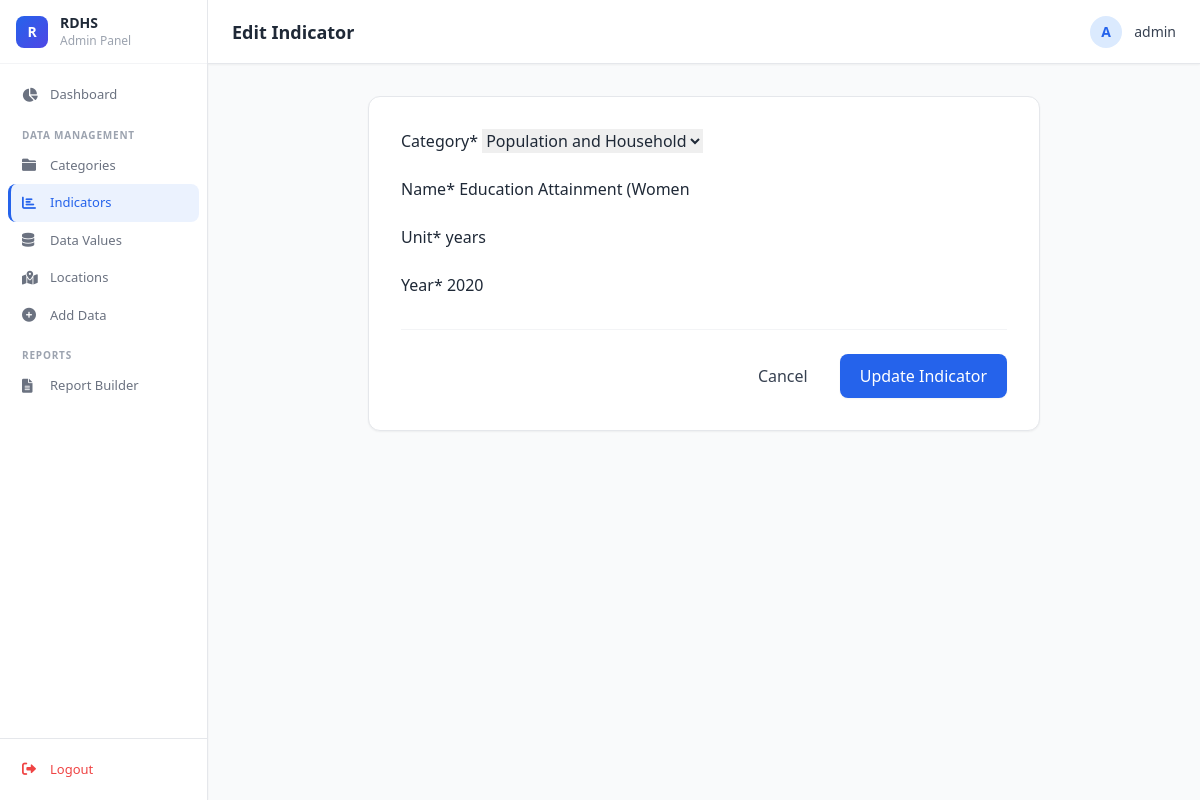
The page /admin-panel/indicators/update/25/ (signed in) on the database its author committed.
### indicators/models.py (models this page shows, shortened)
class Indicator(models.Model):
    name = models.CharField(max_length=255)
    category = models.ForeignKey(Category, on_delete=models.CASCADE, related_name='indicators')
    unit = models.CharField(max_length=50)
    year = models.IntegerField(default=2022)

class Category(models.Model):
    name = models.CharField(max_length=255)
    description = models.TextField(blank=True, null=True)
    def __str__(self):
        if ':' in self.name:
            return self.name.split(':', 1)[1].strip()
        return self.name
    class Meta:
        verbose_name_plural = "Categories"

### indicators/admin_views.py (the view)
# urls.py: path('indicators/update/<int:pk>/', admin_views.indicator_edit_view, name='admin_indicator_edit'),
@user_passes_test(admin_required, login_url='admin_login')
def indicator_edit_view(request, pk):
    indicator = get_object_or_404(Indicator, pk=pk)
    if request.method == 'POST':
        form = IndicatorForm(request.POST, instance=indicator)
        if form.is_valid():
            form.save()
            messages.success(request, 'Indicator updated successfully.')
            return redirect('admin_indicators')
    else:
        form = IndicatorForm(instance=indicator)
    return render(request, 'admin/indicators/form.html', {'form': form})

### indicators/forms.py (shortened to what this page needs)
class IndicatorForm(forms.ModelForm):
    class Meta:
        model = Indicator
        fields = ['category', 'name', 'unit', 'year']
        widgets = {
            'category': forms.Select(attrs={'class': 'form-select'}),
            'name': forms.TextInput(attrs={'class': 'form-control'}),
            'unit': forms.TextInput(attrs={'class': 'form-control'}),
            'year': forms.NumberInput(attrs={'class': 'form-control', 'placeholder': 'e.g. 2022'}),
        }

### indicators/admin_views.py (called while the page is built)
def admin_required(user):
    return user.is_authenticated and (user.is_staff or user.is_superuser)

### templates/admin/indicators/form.html (shortened to what this page needs)
{% extends 'admin/admin_base.html' %}
{% load crispy_forms_tags %}
{% block header %}
{% if form.instance.pk %}Edit Indicator{% else %}Add Indicator{% endif %}
{% endblock %}
{% block content %}
<div class="max-w-2xl mx-auto">
    <div class="bg-white rounded-xl shadow-sm border border-gray-200 p-8">
        <form method="post">
            <div class="space-y-6">
                {{ form|crispy }}
            </div>
            <div class="mt-8 flex justify-end gap-3 pt-6 border-t border-gray-100">
                <a href="{% url 'admin_indicators' %}"
                    class="px-5 py-2.5 rounded-lg text-gray-700 hover:bg-gray-100 font-medium transition-colors">
                    Cancel
                </a>
                <button type="submit"
                    class="px-5 py-2.5 rounded-lg bg-blue-600 hover:bg-blue-700 text-white font-medium shadow-sm transition-transform active:scale-95">
                    {% if form.instance.pk %}Update Indicator{% else %}Create Indicator{% endif %}
                </button>
            </div>
        </form>
    </div>
</div>
{% endblock %}

### templates/admin/admin_base.html (shortened to what this page needs)
<!DOCTYPE html>
<html lang="en">
<head>
    <script src="https://cdn.tailwindcss.com"></script>
    <link href="https://cdnjs.cloudflare.com/ajax/libs/font-awesome/6.0.0/css/all.min.css" rel="stylesheet">
</head>
<body class="bg-gray-50 text-gray-800 font-sans antialiased">
    <div class="flex h-screen overflow-hidden">
        <aside class="w-52 bg-white border-r border-gray-200 flex flex-col z-10 shadow-sm flex-shrink-0">
            <div class="h-16 flex items-center px-4 gap-3 border-b border-gray-100 flex-shrink-0">
                <div class="w-8 h-8 rounded-lg flex items-center justify-center flex-shrink-0"
                     style="background:linear-gradient(135deg,#2563eb,#4f46e5);">
                    <span class="text-white font-extrabold text-sm">R</span>
                </div>
                <span class="font-bold text-gray-800 text-sm leading-tight">RDHS<br>
                    <span class="font-normal text-gray-400 text-xs">Admin Panel</span>
                </span>
            </div>
            <nav class="flex-1 overflow-y-auto py-3 px-2">
                <a href="{% url 'admin_dashboard' %}"
                   class="nav-item {% if request.resolver_match.url_name == 'admin_dashboard' %}active{% endif %}">
                    <i class="fas fa-chart-pie"></i><span>Dashboard</span>
                </a>
                <div class="nav-section-label">Data Management</div>
                <a href="{% url 'admin_categories' %}"
                   class="nav-item {% if 'categories' in request.path %}active{% endif %}">
                    <i class="fas fa-folder"></i><span>Categories</span>
                </a>
                <a href="{% url 'admin_indicators' %}"
                   class="nav-item {% if 'indicators' in request.path %}active{% endif %}">
                    <i class="fas fa-chart-bar"></i><span>Indicators</span>
                </a>
                <a href="{% url 'admin_datavalues' %}"
                   class="nav-item {% if 'data-values' in request.path %}active{% endif %}">
                    <i class="fas fa-database"></i><span>Data Values</span>
                </a>
                <a href="{% url 'admin_locations' %}"
                   class="nav-item {% if 'locations' in request.path %}active{% endif %}">
                    <i class="fas fa-map-marked-alt"></i><span>Locations</span>
                </a>
                <a href="{% url 'admin_add_data' %}"
                   class="nav-item {% if 'data/add' in request.path %}active{% endif %}">
                    <i class="fas fa-plus-circle"></i><span>Add Data</span>
                </a>
                <div class="nav-section-label">Reports</div>
                <a href="{% url 'admin_report_builder' %}"
                   class="nav-item {% if 'report' in request.path %}active{% endif %}">
                    <i class="fas fa-file-alt"></i><span>Report Builder</span>
                </a>
            </nav>
            <div class="px-2 py-3 border-t border-gray-200 flex-shrink-0">
                <a href="{% url 'admin_logout' %}"
                   class="nav-item text-red-500 hover:bg-red-50 hover:text-red-700">
                    <i class="fas fa-sign-out-alt"></i><span>Logout</span>
                </a>
            </div>
        </aside>
        <div class="flex-1 flex flex-col h-screen overflow-hidden relative">
            <header class="h-16 bg-white border-b border-gray-200 flex items-center justify-between px-6 shadow-sm z-10 flex-shrink-0">
                <h1 class="text-lg font-semibold text-gray-800">{% block header %}{% endblock %}</h1>
                <div class="flex items-center gap-3">
                    <div class="w-8 h-8 rounded-full bg-blue-100 flex items-center justify-center text-blue-600 font-bold text-sm">
                        {{ request.user.username|make_list|first|upper }}
                    </div>
                    <span class="text-sm font-medium text-gray-700">{{ request.user.username }}</span>
                </div>
            </header>
            <main class="flex-1 overflow-y-auto bg-gray-50 p-8">
                {% block content %}{% endblock %}
            </main>
        </div>
    </div>
</body>
</html>

### templates/admin/admin_base.html (style rules this page uses)
.nav-item { display: flex; align-items: center; padding: 9px 14px; border-radius: 8px; color: #6b7280; text-decoration: none; font-size: 13px; font-weight: 500; transition: background 0.15s, color 0.15s; white-space: nowrap; }
.nav-item i { width: 18px; font-size: 14px; flex-shrink: 0; }
.nav-item span { margin-left: 10px; }
.nav-item.active { background: rgba(59, 130, 246, 0.1); color: #2563eb; border-left: 3px solid #2563eb; padding-left: 11px; }
.nav-section-label { padding: 14px 14px 4px; font-size: 10px; font-weight: 700; color: #9ca3af; text-transform: uppercase; letter-spacing: 0.08em; }

### rows shown on the page
Indicator: category "Population and Household", unit "years", year "2020"
Category: name "Education Attainment (Women)"

### other values the page prints
{{ request.user.username|make_list|first|upper }} "A"
{{ request.user.username }} "admin"
